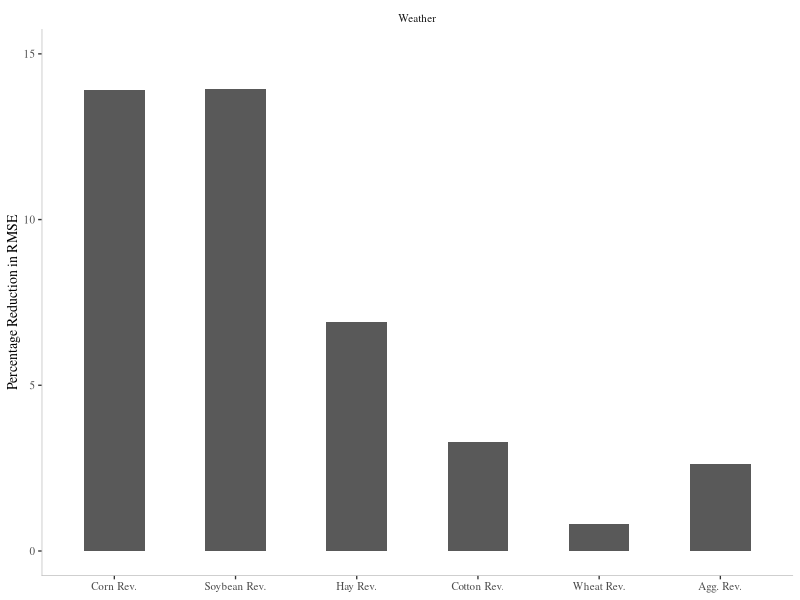
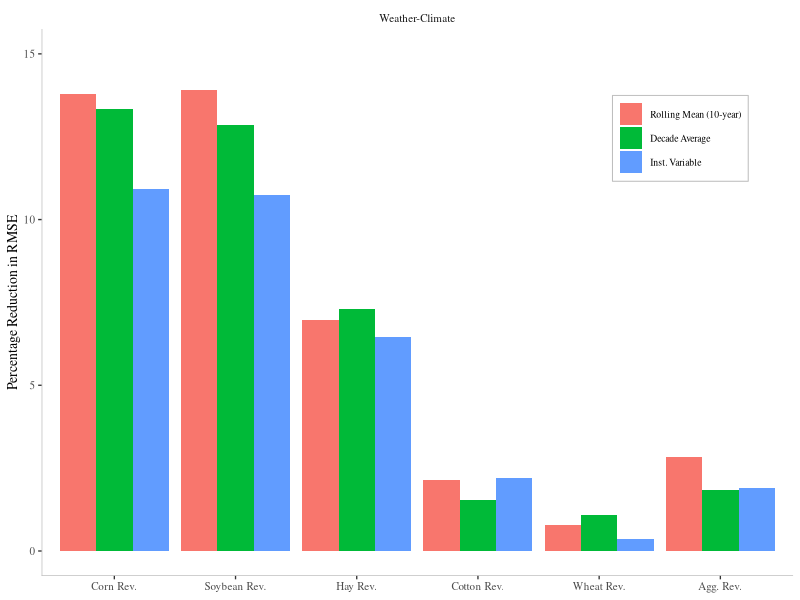
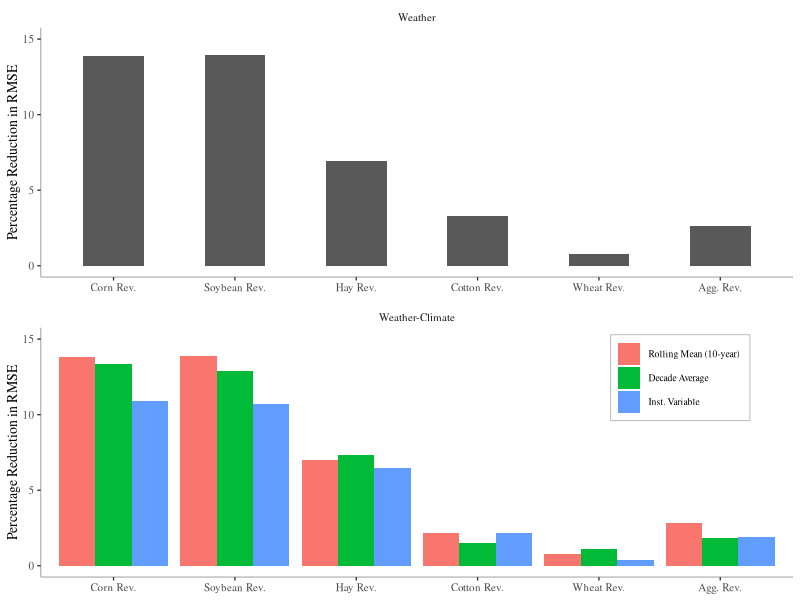
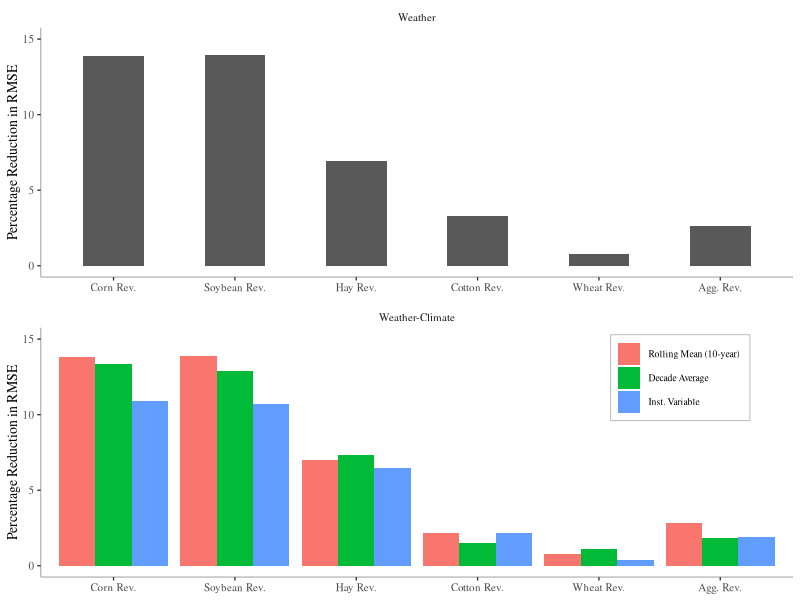

Write R code to recreate these figures, in order.
library(tidyverse)
library(ggthemes)
library(cowplot)

outdat <- 
structure(list(dep_var = structure(c(1L, 1L, 1L, 1L, 1L, 1L, 
1L, 1L, 1L, 1L, 1L, 1L, 2L, 2L, 2L, 2L, 2L, 2L, 2L, 2L, 2L, 2L, 
2L, 2L, 3L, 3L, 3L, 3L, 3L, 3L, 3L, 3L, 3L, 3L, 3L, 3L, 4L, 4L, 
4L, 4L, 4L, 4L, 4L, 4L, 4L, 4L, 4L, 4L, 5L, 5L, 5L, 5L, 5L, 5L, 
5L, 5L, 5L, 5L, 5L, 5L, 6L, 6L, 6L, 6L, 6L, 6L, 6L, 6L, 6L, 6L, 
6L, 6L), .Label = c("ln_rev", "ln_corn_mrev", "ln_cotton_mrev", 
"ln_hay_mrev", "ln_soybean_mrev", "ln_wheat_mrev"), class = "factor"), 
    climate_var = c("davg", "davg", "davg", "davg", "iv", "iv", 
    "iv", "iv", "rm", "rm", "rm", "rm", "davg", "davg", "davg", 
    "davg", "iv", "iv", "iv", "iv", "rm", "rm", "rm", "rm", "davg", 
    "davg", "davg", "davg", "iv", "iv", "iv", "iv", "rm", "rm", 
    "rm", "rm", "davg", "davg", "davg", "davg", "iv", "iv", "iv", 
    "iv", "rm", "rm", "rm", "rm", "davg", "davg", "davg", "davg", 
    "iv", "iv", "iv", "iv", "rm", "rm", "rm", "rm", "davg", "davg", 
    "davg", "davg", "iv", "iv", "iv", "iv", "rm", "rm", "rm", 
    "rm"), measure = c("agg_climate_mse", "agg_t_fe", "agg_weather_climate_mse", 
    "agg_weather_mse", "agg_climate_mse", "agg_t_fe", "agg_weather_climate_mse", 
    "agg_weather_mse", "agg_climate_mse", "agg_t_fe", "agg_weather_climate_mse", 
    "agg_weather_mse", "agg_climate_mse", "agg_t_fe", "agg_weather_climate_mse", 
    "agg_weather_mse", "agg_climate_mse", "agg_t_fe", "agg_weather_climate_mse", 
    "agg_weather_mse", "agg_climate_mse", "agg_t_fe", "agg_weather_climate_mse", 
    "agg_weather_mse", "agg_climate_mse", "agg_t_fe", "agg_weather_climate_mse", 
    "agg_weather_mse", "agg_climate_mse", "agg_t_fe", "agg_weather_climate_mse", 
    "agg_weather_mse", "agg_climate_mse", "agg_t_fe", "agg_weather_climate_mse", 
    "agg_weather_mse", "agg_climate_mse", "agg_t_fe", "agg_weather_climate_mse", 
    "agg_weather_mse", "agg_climate_mse", "agg_t_fe", "agg_weather_climate_mse", 
    "agg_weather_mse", "agg_climate_mse", "agg_t_fe", "agg_weather_climate_mse", 
    "agg_weather_mse", "agg_climate_mse", "agg_t_fe", "agg_weather_climate_mse", 
    "agg_weather_mse", "agg_climate_mse", "agg_t_fe", "agg_weather_climate_mse", 
    "agg_weather_mse", "agg_climate_mse", "agg_t_fe", "agg_weather_climate_mse", 
    "agg_weather_mse", "agg_climate_mse", "agg_t_fe", "agg_weather_climate_mse", 
    "agg_weather_mse", "agg_climate_mse", "agg_t_fe", "agg_weather_climate_mse", 
    "agg_weather_mse", "agg_climate_mse", "agg_t_fe", "agg_weather_climate_mse", 
    "agg_weather_mse"), value = c(0.363339221226832, 0.367994239059493, 
    0.356656088697654, 0.358956129993227, 0.366605539742177, 
    0.368046693923984, 0.359628597327453, 0.358925661818108, 
    0.363543514605746, 0.364378496349895, 0.353201005648017, 
    0.35405336002506, 0.255869568376581, 0.256859137710178, 0.221720926399699, 
    0.222006191256676, 0.250752596087051, 0.259539358739514, 
    0.223390317669006, 0.222948359007898, 0.257524616451471, 
    0.257262900463002, 0.221992775917025, 0.221732808216579, 
    0.32858045110331, 0.330478371383399, 0.323527329421675, 0.323387954243397, 
    0.330184746592057, 0.327042098472024, 0.322948333871163, 
    0.319314890778529, 0.317831269806592, 0.327963744658079, 
    0.311008563461413, 0.319951490851594, 0.189488302954209, 
    0.190563594426519, 0.175650161004777, 0.176413301364997, 
    0.188368017963801, 0.190023669539962, 0.176222301097269, 
    0.17600105439952, 0.188109775683171, 0.188871993448439, 0.174981002146456, 
    0.17550531988825, 0.222999684389702, 0.224966067893078, 0.19432951492362, 
    0.193969976699526, 0.219276865427174, 0.226927848981678, 
    0.195750970221297, 0.195031159235029, 0.225849497792274, 
    0.226081651068898, 0.194444299077374, 0.194350978184283, 
    0.211372056353849, 0.211556949857821, 0.209044790417847, 
    0.20986085834544, 0.212046983572084, 0.212324229846746, 0.211263496784344, 
    0.210790493945176, 0.212640316040391, 0.212474369116903, 
    0.210944492309237, 0.210919492713729), change = c(0, 1.28117680688136, 
    -1.83936446679553, -1.20633583646842, 0, 0.393107584468288, 
    -1.90311974544366, -2.09486139502151, 0, 0.229678624594437, 
    -2.84491636962508, -2.61045905081764, 0, 0.386747568253487, 
    -13.3461130972098, -13.2346247092839, 0, 3.50415620399482, 
    -10.9120618669671, -11.0883147425126, 0, -0.101627561696896, 
    -13.7974540158734, -13.8984026956649, 0, 0.577612050174043, 
    -1.53786436918806, -1.5802817369316, 0, -0.951784766700986, 
    -2.19162538414726, -3.29205268435924, 0, 3.18800439543062, 
    -2.14664414528189, 0.667090134426417, 0, 0.567471160776797, 
    -7.30290035516101, -6.90016290471043, 0, 0.878945159617771, 
    -6.44786572467236, -6.56532021622587, 0, 0.405198380838865, 
    -6.97931486496892, -6.70058520305202, 0, 0.881787572371347, 
    -12.8565964317596, -13.0178245631258, 0, 3.48918867460064, 
    -10.7288542090597, -11.0571200226307, 0, 0.102791141398906, 
    -13.9053657510388, -13.9466856981732, 0, 0.0874730118832238, 
    -1.10102819461892, -0.714946920835538, 0, 0.130747568294339, 
    -0.369487353482496, -0.592552464431191, 0, -0.0780411384717993, 
    -0.797508093823394, -0.809264846246451)), class = c("tbl_df", 
"tbl", "data.frame"), .Names = c("dep_var", "climate_var", "measure", 
"value", "change"), row.names = c(NA, -72L))

outdat <- filter(outdat, measure %in% c("agg_weather_mse", "agg_weather_climate_mse"))
outdat$measure <- factor(outdat$measure)
outdat$measure <- factor(outdat$measure, levels = c("agg_weather_mse", "agg_weather_climate_mse"),
                         labels = c("Weather", "Weather-Climate"))

outdat$dep_var <- factor(outdat$dep_var, 
                         levels = c("ln_corn_mrev", "ln_soybean_mrev", "ln_hay_mrev",
                                            "ln_cotton_mrev", "ln_wheat_mrev", "ln_rev"),
                         labels = c("Corn Rev.", "Soybean Rev.", "Hay Rev.", 
                                    "Cotton Rev.", "Wheat Rev.", "Agg. Rev."))

outdat$climate_var <- factor(outdat$climate_var,
                         levels = c("rm", "davg", "iv"),
                         labels = c("Rolling Mean (10-year)", "Decade Average", "Inst. Variable"))

outdat2 <- filter(outdat, measure == "Weather")

p1 <- ggplot(outdat2, aes(dep_var, abs(change))) + 
  geom_bar(stat = "identity", position="dodge", width = .5) +
  theme_tufte(base_size = 10) +
  ylab("Percentage Reduction in RMSE") +
  xlab(NULL) +
  ylim(0, 15) +
  annotate("segment", x=-Inf, xend=Inf, y=-Inf, yend=-Inf, color = "grey") +
  annotate("segment", x=-Inf, xend=-Inf, y=-Inf, yend=Inf, color = "grey") +
  # scale_x_continuous(breaks = 0:5, labels = c("+0C", "+1C", "+2C", "+3C", "+4C", "+5C")) +
  # ylim(-60, 60) +
  #guides(color = guide_legend(keywidth = 1.5, keyheight = 1,
  #                              override.aes = list(linetype = c(1, 1),
  #                                                  size = 1.5,
  #                                                  shape = c(NA, NA)))) +
    theme(legend.position = c(.9,.9),
        legend.box.background = element_rect(colour = "grey"),
        legend.title = element_blank(),
        legend.key = element_rect(fill = NA, color = NA),
        legend.text=element_text(size=4)) +
  facet_wrap(~measure)
p1
p2 <- ggplot(filter(outdat, measure == "Weather-Climate"), aes(dep_var, abs(change), fill = climate_var)) + 
  geom_bar(stat = "identity", position="dodge") +
  theme_tufte(base_size = 10) +
  # ylab(NULL) +
  ylab("Percentage Reduction in RMSE") +
  xlab(NULL) +
  ylim(0, 15) +
  annotate("segment", x=-Inf, xend=Inf, y=-Inf, yend=-Inf, color = "grey") +
  annotate("segment", x=-Inf, xend=-Inf, y=-Inf, yend=Inf, color = "grey") +
  # scale_x_continuous(breaks = 0:5, labels = c("+0C", "+1C", "+2C", "+3C", "+4C", "+5C")) +
  # ylim(-60, 60) +
  #guides(color = guide_legend(keywidth = 1.5, keyheight = 1,
  #                              override.aes = list(linetype = c(1, 1),
  #                                                  size = 1.5,
  #                                                  shape = c(NA, NA)))) +
    theme(legend.position = c(.85,.8),
        legend.box.background = element_rect(colour = "grey"),
        legend.title = element_blank(),
        legend.key = element_rect(fill = NA, color = NA),
        legend.text=element_text(size=7)) +
  facet_wrap(~measure)
p2
plot_grid(p1, p2, ncol = 1)

ggsave("figures/cv_model_plot.pdf", width = 6, height = 6 )


